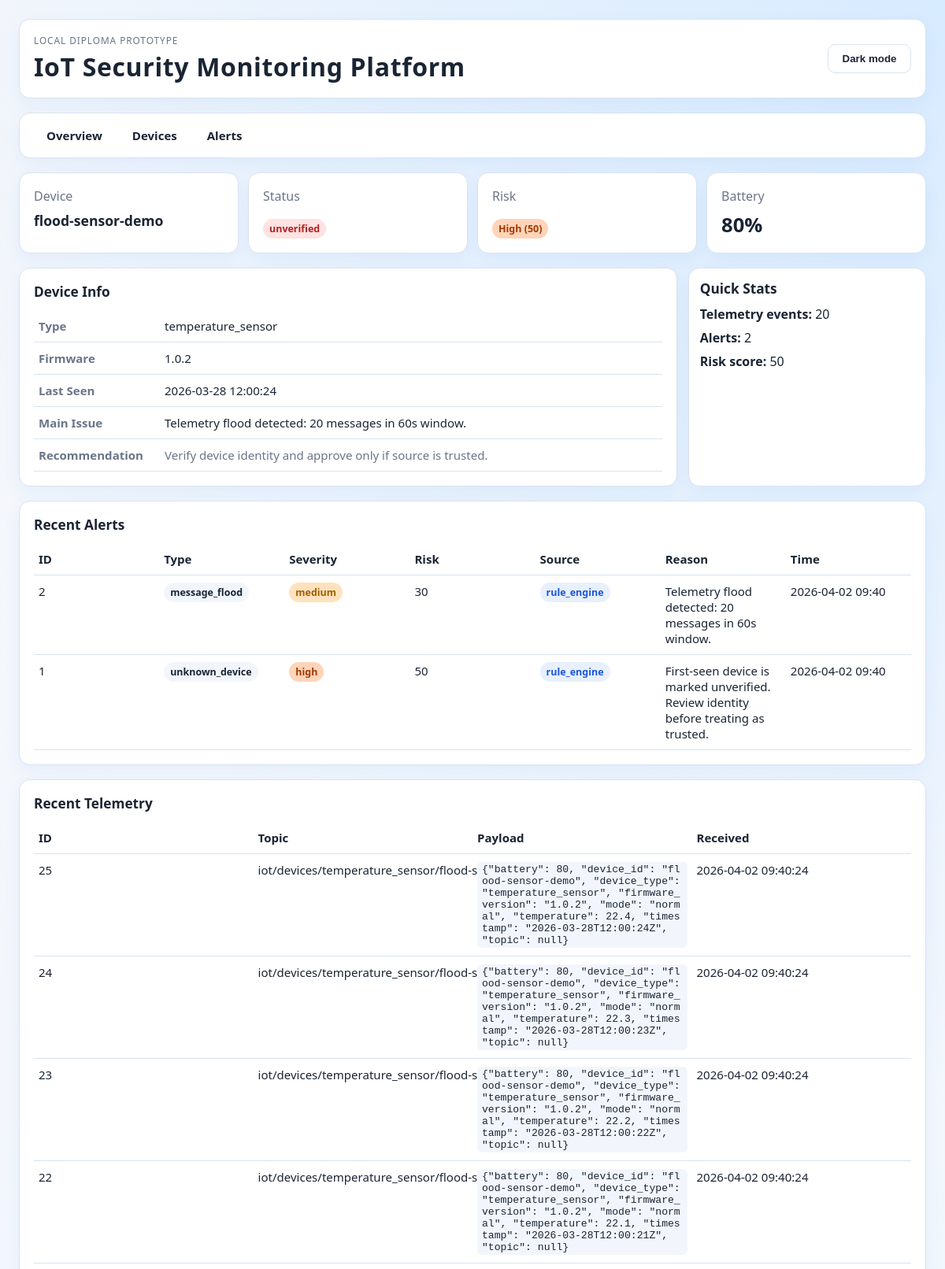
Screenshot of /dashboard/devices/flood-sensor-demo (upper part) with the database file from the repository.
### app/models/device.py (models this page shows)
class Device(Base):
    __tablename__ = "devices"
    id: Mapped[int] = mapped_column(Integer, primary_key=True)
    device_id: Mapped[str] = mapped_column(String(100), unique=True, index=True)
    device_type: Mapped[str] = mapped_column(String(50), index=True)
    name: Mapped[str | None] = mapped_column(String(100), nullable=True)
    status: Mapped[str] = mapped_column(String(30), default="offline")
    firmware_version: Mapped[str | None] = mapped_column(String(50), nullable=True)
    last_seen_at: Mapped[datetime | None] = mapped_column(
        DateTime(timezone=True), nullable=True
    )
    created_at: Mapped[datetime] = mapped_column(
        DateTime(timezone=True), default=utc_now
    )
    updated_at: Mapped[datetime] = mapped_column(
        DateTime(timezone=True), default=utc_now, onupdate=utc_now
    )

### app/models/alert.py (models this page shows)
class Alert(Base):
    __tablename__ = "alerts"
    id: Mapped[int] = mapped_column(Integer, primary_key=True)
    device_id: Mapped[str | None] = mapped_column(
        String(100), index=True, nullable=True
    )
    alert_type: Mapped[str] = mapped_column(String(50), index=True)
    severity: Mapped[str] = mapped_column(String(20), index=True)
    risk_score: Mapped[int] = mapped_column(Integer)
    reason: Mapped[str] = mapped_column(Text)
    source: Mapped[str] = mapped_column(String(50), default="rule_engine")
    status: Mapped[str] = mapped_column(String(30), default="open")
    created_at: Mapped[datetime] = mapped_column(
        DateTime(timezone=True), default=utc_now, index=True
    )

### app/models/telemetry_event.py (models this page shows)
class TelemetryEvent(Base):
    __tablename__ = "telemetry_events"
    id: Mapped[int] = mapped_column(Integer, primary_key=True)
    device_id: Mapped[str | None] = mapped_column(
        String(100), index=True, nullable=True
    )
    topic: Mapped[str] = mapped_column(String(255))
    payload_json: Mapped[str] = mapped_column(Text)
    received_at: Mapped[datetime] = mapped_column(
        DateTime(timezone=True), default=utc_now, index=True
    )

### app/main.py (the view)
@app.get("/dashboard/devices/{device_id}", response_class=HTMLResponse)
def dashboard_device_detail(
    request: Request, device_id: str, db: Session = Depends(get_db)
) -> HTMLResponse:
    detail = _get_device_detail(db, device_id=device_id)
    if detail is None:
        raise HTTPException(status_code=404, detail="Device not found")
    return templates.TemplateResponse(
        request=request,
        name="device_detail.html",
        context={"detail": detail},
    )

### app/templates/device_detail.html (shortened to what this page needs)
<!DOCTYPE html>
<html lang="ru">
<head>
    <link rel="stylesheet" href="{{ url_for('static', path='/dashboard.css') }}">
</head>
<body>
<main class="page-shell">
    <header class="topbar card">
        <div>
            <p class="eyebrow">Local diploma prototype</p>
            <h1>IoT Security Monitoring Platform</h1>
        </div>
        <div class="actions">
            <button type="button" id="theme-toggle" class="theme-toggle" aria-pressed="false">Dark mode</button>
        </div>
    </header>
    <nav class="nav-bar card">
        <a href="/">Overview</a>
        <a href="/dashboard/devices">Devices</a>
        <a href="/dashboard/alerts">Alerts</a>
    </nav>
    <section class="kpis">
        <article class="card kpi">
            <p>Device</p>
            <strong style="font-size:1.1rem">{{ detail.device.device_id }}</strong>
        </article>
        <article class="card kpi">
            <p>Status</p>
            <strong><span class="badge {{ 'online' if detail.device.status == 'online' else 'offline' }}">{{ detail.device.status }}</span></strong>
        </article>
        <article class="card kpi">
            <p>Risk</p>
            <strong><span class="badge risk-{{ detail.device.risk_level | lower }}">{{ detail.device.risk_level }} ({{ detail.device.risk_score }})</span></strong>
        </article>
        <article class="card kpi">
            <p>Battery</p>
            <strong>{{ detail.device.battery if detail.device.battery is not none else '--' }}{% if detail.device.battery is not none %}%{% endif %}</strong>
        </article>
    </section>
    <section class="layout-grid">
        <article class="card">
            <h2>Device Info</h2>
            <table class="detail-table">
                <tr><th>Type</th><td>{{ detail.device.device_type }}</td></tr>
                <tr><th>Firmware</th><td>{{ detail.device.firmware_version or '--' }}</td></tr>
                <tr><th>Last Seen</th><td>{{ detail.device.last_seen_at.strftime('%Y-%m-%d %H:%M:%S') if detail.device.last_seen_at else '--' }}</td></tr>
                <tr><th>Main Issue</th><td>{{ detail.device.main_issue }}</td></tr>
                <tr><th>Recommendation</th><td class="recommendation-cell">{{ detail.device.recommendation }}</td></tr>
            </table>
        </article>
        <aside class="side-column">
            <article class="card side-card-compact">
                <h2>Quick Stats</h2>
                <ul class="detail-stats">
                    <li><strong>Telemetry events:</strong> {{ detail.recent_telemetry | length }}</li>
                    <li><strong>Alerts:</strong> {{ detail.recent_alerts | length }}</li>
                    <li><strong>Risk score:</strong> {{ detail.device.risk_score }}</li>
                </ul>
            </article>
        </aside>
    </section>
    <section class="card">
        <h2>Recent Alerts</h2>
        <table>
            <thead>
            <tr>
                <th>ID</th>
                <th>Type</th>
                <th>Severity</th>
                <th>Risk</th>
                <th>Source</th>
                <th>Reason</th>
                <th>Time</th>
            </tr>
            </thead>
            <tbody>
            {% if detail.recent_alerts %}
                {% for alert in detail.recent_alerts %}
                <tr>
                    <td>{{ alert.id }}</td>
                    <td><span class="badge alert-type">{{ alert.alert_type }}</span></td>
                    <td><span class="badge risk-{{ alert.severity }}">{{ alert.severity }}</span></td>
                    <td>{{ alert.risk_score }}</td>
                    <td><span class="badge source-{{ alert.source }}">{{ alert.source }}</span></td>
                    <td>{{ alert.reason }}</td>
                    <td class="nowrap">{{ alert.created_at.strftime('%Y-%m-%d %H:%M') }}</td>
                </tr>
                {% endfor %}
            {% else %}
                <tr><td colspan="7">No alerts for this device.</td></tr>
            {% endif %}
            </tbody>
        </table>
    </section>
    <section class="card">
        <h2>Recent Telemetry</h2>
        <table>
            <thead>
            <tr>
                <th>ID</th>
                <th>Topic</th>
                <th>Payload</th>
                <th>Received</th>
            </tr>
            </thead>
            <tbody>
            {% if detail.recent_telemetry %}
                {% for event in detail.recent_telemetry %}
                <tr>
                    <td>{{ event.id }}</td>
                    <td class="nowrap">{{ event.topic }}</td>
                    <td><code class="payload-code">{{ event.payload | tojson }}</code></td>
                    <td class="nowrap">{{ event.received_at.strftime('%Y-%m-%d %H:%M:%S') }}</td>
                </tr>
                {% endfor %}
            {% else %}
                <tr><td colspan="4">No telemetry events for this device.</td></tr>
            {% endif %}
            </tbody>
        </table>
    </section>
</main>
</body>
</html>

### app/static/dashboard.css (style rules this page uses)
:root { --bg-1: #f5f7fb; --bg-2: #eef6ff; --glow-top: #d7ebff; --glow-bottom: #e8f3ff; --ink: #1a2433; --muted: #6a7588; --card: #ffffff; --stroke: #d9e3ef; --accent: #1066d6; --accent-soft: #dcecff; --button-bg: #ffffff; --button-ink: #1a2433; --code-bg: #f2f6fc; --ok: #18884f; --warn: #8a6800; --shadow-color: rgb(16 102 214 / 6%); --font-ui: "Segoe UI", "Trebuchet MS", sans-serif; }
* { box-sizing: border-box; }
body { margin: 0; color: var(--ink); font-family: var(--font-ui); background: radial-gradient(circle at top right, var(--glow-top) 0%, transparent 35%), radial-gradient(circle at bottom left, var(--glow-bottom) 0%, transparent 40%), linear-gradient(160deg, var(--bg-1), var(--bg-2)); transition: background 0.25s ease, color 0.25s ease; }
.page-shell { max-width: 1240px; margin: 0 auto; padding: 24px; display: grid; gap: 18px; }
.card { background: var(--card); border: 1px solid var(--stroke); border-radius: 14px; padding: 18px; box-shadow: 0 8px 22px var(--shadow-color); transition: background 0.25s ease, border-color 0.25s ease; }
.topbar { display: flex; justify-content: space-between; align-items: center; gap: 16px; }
.topbar h1 { margin: 4px 0 0; font-size: clamp(1.4rem, 3vw, 2rem); letter-spacing: 0.02em; }
.eyebrow { margin: 0; color: var(--muted); text-transform: uppercase; font-size: 0.74rem; letter-spacing: 0.08em; }
.actions { display: flex; gap: 10px; }
button { border-radius: 10px; border: 1px solid var(--stroke); background: var(--button-bg); color: var(--button-ink); padding: 10px 14px; font-weight: 600; cursor: pointer; transition: background 0.2s ease, border-color 0.2s ease, color 0.2s ease; }
.theme-toggle { min-width: 106px; }
.kpis { display: grid; gap: 12px; grid-template-columns: repeat(4, minmax(0, 1fr)); }
.kpi p { margin: 0; color: var(--muted); }
.kpi strong { display: inline-block; margin-top: 8px; font-size: 1.6rem; }
.layout-grid { display: grid; gap: 14px; grid-template-columns: 2.35fr 0.85fr; }
.side-column { display: grid; gap: 10px; }
.side-card-compact { padding: 14px; }
.side-card-compact h2 { margin-bottom: 10px; }
h2 { margin: 0 0 12px; font-size: 1.08rem; }
table { width: 100%; border-collapse: collapse; font-size: 0.94rem; table-layout: fixed; }
th, td { text-align: left; border-bottom: 1px solid var(--stroke); padding: 10px 6px; vertical-align: top; word-break: break-word; }
.recommendation-cell { color: var(--muted); line-height: 1.35; min-width: 230px; }
.badge { padding: 4px 8px; border-radius: 999px; font-size: 0.78rem; font-weight: 700; }
.badge.offline { background: #ffe2e2; color: #b22020; }
.badge.risk-medium { background: #ffe2bd; color: #9d5f00; }
.badge.risk-high { background: #ffd4b8; color: #a23800; }
code { background: var(--code-bg); border-radius: 6px; padding: 2px 6px; }
.nav-bar { display: flex; gap: 6px; padding: 10px 18px; }
.nav-bar a { padding: 8px 16px; border-radius: 8px; text-decoration: none; color: var(--ink); font-weight: 600; font-size: 0.94rem; transition: background 0.15s ease; }
.nowrap { white-space: nowrap; }
.badge.alert-type { background: var(--code-bg); color: var(--ink); font-weight: 600; }
.badge.source-rule_engine { background: #e8f0fe; color: #1a56db; }
.detail-table { table-layout: auto; }
.detail-table th { width: 160px; color: var(--muted); font-weight: 600; }
.detail-stats { list-style: none; margin: 0; padding: 0; }
.detail-stats li { margin-bottom: 8px; }
.payload-code { font-size: 0.82rem; max-width: 500px; display: inline-block; overflow-wrap: break-word; word-break: break-all; }

### rows the page displays
Device: device.device_id "flood-sensor-demo", device.status "unverified", device.device_type "temperature_sensor", device "1.0.2", device.last_seen_at "2026-03-28 12:00:24"
Alert: device.main_issue "Telemetry flood detected: 20 messages in 60s window.", id "2", alert_type "message_flood", severity "medium", risk_score "30", source "rule_engine", reason "Telemetry flood detected: 20 messages in 60s window.", created_at "2026-04-02 09:40"
Alert: id "1", alert_type "unknown_device", severity "high", risk_score "50", source "rule_engine", reason "First-seen device is marked unverified. Review identity before treating as trusted.", created_at "2026-04-02 09:40"
TelemetryEvent: id "25", topic "iot/devices/temperature_sensor/flood-sensor-demo/telemetry", payload|tojson "{\"battery\": 80, \"device_id\": \"flood-sensor-demo\", \"device_type\": \"temperature_sensor\", \"firmware_version\": \"1.0.2\", \"mode\": \"normal\", \"temperature\": 22.4, \"timestamp\": \"2026-03-28T12:00:24Z\", \"topic\": null}", received_at "2026-04-02 09:40:24"
TelemetryEvent: id "24", topic "iot/devices/temperature_sensor/flood-sensor-demo/telemetry", payload|tojson "{\"battery\": 80, \"device_id\": \"flood-sensor-demo\", \"device_type\": \"temperature_sensor\", \"firmware_version\": \"1.0.2\", \"mode\": \"normal\", \"temperature\": 22.3, \"timestamp\": \"2026-03-28T12:00:23Z\", \"topic\": null}", received_at "2026-04-02 09:40:24"
TelemetryEvent: id "23", topic "iot/devices/temperature_sensor/flood-sensor-demo/telemetry", payload|tojson "{\"battery\": 80, \"device_id\": \"flood-sensor-demo\", \"device_type\": \"temperature_sensor\", \"firmware_version\": \"1.0.2\", \"mode\": \"normal\", \"temperature\": 22.2, \"timestamp\": \"2026-03-28T12:00:22Z\", \"topic\": null}", received_at "2026-04-02 09:40:24"
TelemetryEvent: id "22", topic "iot/devices/temperature_sensor/flood-sensor-demo/telemetry", payload|tojson "{\"battery\": 80, \"device_id\": \"flood-sensor-demo\", \"device_type\": \"temperature_sensor\", \"firmware_version\": \"1.0.2\", \"mode\": \"normal\", \"temperature\": 22.1, \"timestamp\": \"2026-03-28T12:00:21Z\", \"topic\": null}", received_at "2026-04-02 09:40:24"

### other values shown
{{ detail.device.risk_level }} "High"
{{ detail.device.risk_score }} "50"
{{ detail.device.battery if detail.device.battery is not none else '--' }} "80"
{{ detail.device.recommendation }} "Verify device identity and approve only if source is trusted."
{{ detail.recent_telemetry | length }} "20"
{{ detail.recent_alerts | length }} "2"
